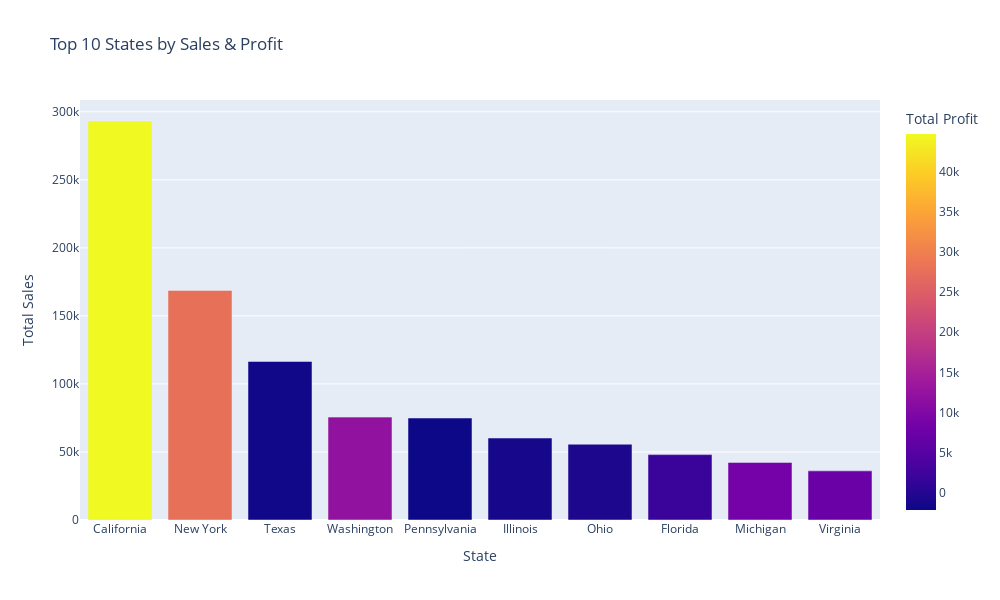

Here is the notebook cell this chart was saved with:
### Markdown cell above
1. New York city & Los Angeles are top cities w.r.t total sales = 137.7k, total profit = 22275 & total sales = 113.91k, total profit = 16686.73 respectively

### Code cell
# Now, lets check the top 10 states w.r.t profit & sales 
agg_data = data.groupby('State').agg({'Sales': 'sum', 'Profit': 'sum'}).reset_index()

top_n = 10
top_cities = agg_data.nlargest(top_n, 'Sales')

fig = px.bar(top_cities, x='State', y='Sales', hover_data=['Profit'], color='Profit',
             labels={'Sales':'Total Sales', 'Profit':'Total Profit'},
             title=f'Top {top_n} States by Sales & Profit')

fig.update_layout(xaxis={'categoryorder':'total descending'}, width=1000, height=600)
fig.show()

### Figure 1 — Plotly figure (JSON) as saved in the notebook; plotly's stock layout.template omitted (floating-point values rounded to 4 significant figures)
{"data": [{"alignmentgroup": "True", "customdata": [[44750.0], [27690.0], [-1796.0], [12220.0], [-2189.0], [-1238.0], [-819.7], [1971.0], [8465.0], [7251.0]], "hovertemplate": "State=%{x}<br>Total Sales=%{y}<br>Total Profit=%{marker.color}<extra></extra>", "legendgroup": "", "marker": {"color": [44750.0, 27690.0, -1796.0, 12220.0, -2189.0, -1238.0, -819.7, 1971.0, 8465.0, 7251.0], "coloraxis": "coloraxis", "pattern": {"shape": ""}}, "name": "", "offsetgroup": "", "orientation": "v", "showlegend": false, "textposition": "auto", "type": "bar", "x": ["California", "New York", "Texas", "Washington", "Pennsylvania", "Illinois", "Ohio", "Florida", "Michigan", "Virginia"], "xaxis": "x", "y": [293200.0, 168700.0, 116500.0, 75610.0, 74960.0, 60250.0, 55690.0, 48060.0, 42320.0, 36120.0], "yaxis": "y"}], "layout": {"barmode": "relative", "coloraxis": {"colorbar": {"title": {"text": "Total Profit"}}, "colorscale": [[0, "#0d0887"], [0.1111, "#46039f"], [0.2222, "#7201a8"], [0.3333, "#9c179e"], [0.4444, "#bd3786"], [0.5556, "#d8576b"], [0.6667, "#ed7953"], [0.7778, "#fb9f3a"], [0.8889, "#fdca26"], [1, "#f0f921"]]}, "height": 600, "legend": {"tracegroupgap": 0}, "title": {"text": "Top 10 States by Sales & Profit"}, "width": 1000, "xaxis": {"anchor": "y", "categoryorder": "total descending", "domain": [0, 1], "title": {"text": "State"}}, "yaxis": {"anchor": "x", "domain": [0, 1], "title": {"text": "Total Sales"}}}}
